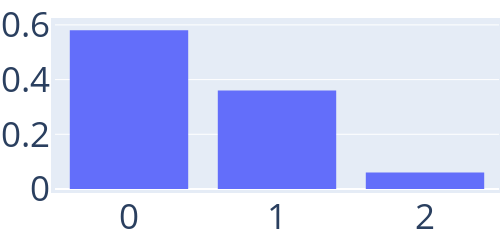

Notebook code cell kept with this figure:
### Code cell
cat_nb_cc_0_cycle = string.(sort(Int.(cc_with_0_cycle)))
trace = PlotlyJS.histogram(x=cat_nb_cc_0_cycle, histnorm="probability density")
layout = Layout(
    autosize=false,
    width=500,
    height=200,
    margin=attr(l=1, r=1, b=1, t=1, pad=4),
    font_size=35,
    xaxis_type="category",
)
p_0 = PlotlyJS.plot(trace,layout)

### Figure 1 — Plotly figure (JSON) as saved in the notebook; plotly's stock layout.template omitted (floating-point values rounded to 4 significant figures)
{"data": [{"histnorm": "probability density", "type": "histogram", "x": ["0", "0", "0", "0", "0", "0", "0", "0", "0", "0", "0", "0", "0", "0", "0", "0", "0", "0", "0", "0", "0", "0", "0", "0", "0", "0", "0", "0", "0", "1", "1", "1", "1", "1", "1", "1", "1", "1", "1", "1", "1", "1", "1", "1", "1", "1", "1", "2", "2", "2"]}], "layout": {"autosize": false, "font": {"size": 35}, "height": 200, "margin": {"b": 1, "l": 1, "pad": 4, "r": 1, "t": 1}, "width": 500, "xaxis": {"type": "category"}}}
